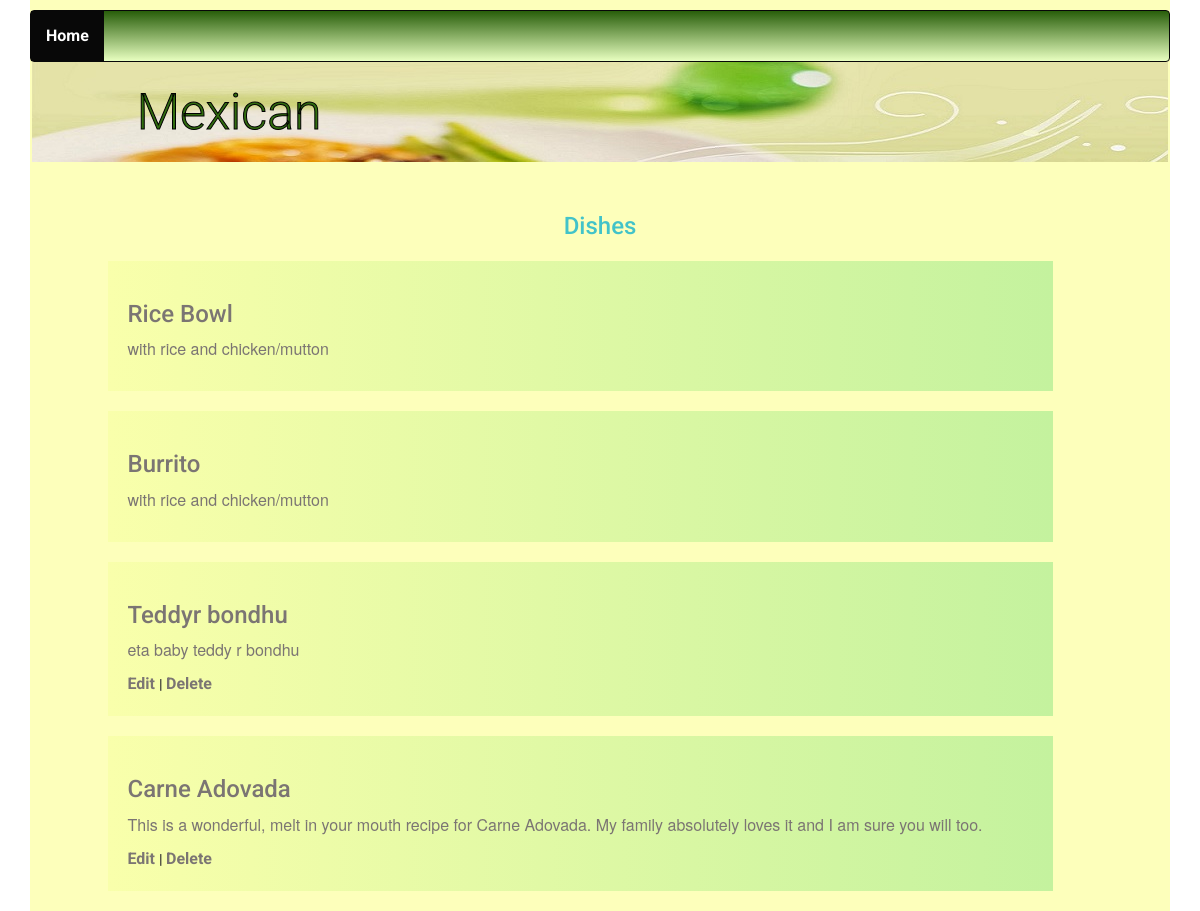
Screenshot of /cuisines/2/dish/ with the database file from the repository.
### database_setup.py (models this page shows, shortened)
class Cuisine(Base):
    __tablename__ = 'cuisine'
    id = Column(Integer, primary_key=True)
    name = Column(String(250), nullable=False)
    user_id = Column(Integer, ForeignKey('user.id'))
    user = relationship(User)

class Dish(Base):
    __tablename__ = 'dish'
    id = Column(Integer, primary_key=True)
    name = Column(String(150), nullable=False)
    description = Column(String(300), nullable=False)
    picurl = Column(String(300), nullable=False)
    recipe = Column(String(2000), nullable=False)
    cuisine_id = Column(Integer,ForeignKey('cuisine.id'))
    cuisine = relationship(Cuisine)
    user_id = Column(Integer, ForeignKey('user.id'))
    user = relationship(User)
    created_on = Column(String(50), nullable=False)
    modified_on = Column(String(50), nullable=False)

### project.py (the view)
@app.route('/cuisines/<int:cuisine_id>/dish/')
def showDishes(cuisine_id):
    cuisine = session.query(Cuisine).filter_by(id=cuisine_id).one()
    dishes = session.query(Dish).filter_by(cuisine_id=cuisine_id).all()
    username = login_session.get('username')
    loginid = login_session.get('email')
    return render_template('cuisinedishes.html', items=dishes,
                           cuisine=cuisine, loggedusername=username,
                           loginid=loginid)

### templates/cuisinedishes.html (shortened to what this page needs)
{% extends "main.html" %}
{% block content %}
{% include "header.html" %}
	<div class="row banner main">
		<div class="col-md-11 col-md-offset-1 padding-none">
			<h1>{{ cuisine.name }}
			</h1>
		</div>
	</div>
<div class="row padding-top">
</div>
	{% if items !=[] %}
		<div class="row">
			<div class="col-md-1"></div>
			<div class="col-md-10">
				<h2>Dishes</h2>
					{% for i in items %}
						<a href = "{{url_for('showDescription', dish_id = i.id, cuisine_id = cuisine.id)}}">
							<div class="menu-item">
								<h3 id="dishname">{{i.name}}</h3>
								<p>{{i.description}}</p>
								{% if i.user_id == loginid %}
									<a href='{{url_for('editDish', dish_id=i.id, cuisine_id = cuisine.id) }}'>Edit
									</a> |
									<a href='{{url_for('deleteDish', dish_id=i.id) }}'>Delete</a>
								{% endif %}
							</div>
						</a>
					{% endfor %}
			</div>
			<div class="col-md-1"></div>
		</div>
	{% endif %}
{% endblock %}

### static/styles1.css (style rules this page uses)
* { font-family: "helvetica neue bold", roboto, helvetica, arial, sans-serif; font-weight: 700; }
h1 { font-family: "helvetica neue light", roboto, helvetica, arial, sans-serif; font-size: 50px; color: white; line-height: 60px; font-weight: 300; }
h2 { font-size: 24px; color: #42c3c9; line-height: 29px; }
html, body { min-height: 100%; }
p { font-family: "helvetica neue", roboto, helvetica, arial, sans-serif; font-size: 16px; color: #7b7573; line-height: 24px; font-weight: 400; }
h2 { text-align: center; }
a { font-size: 16px; color: #7b7573; line-height: 24px; }
.padding-top { padding-top: 30px; }
.padding-none { padding: 0; }
.banner.main { background: url("/static/top-banner.jpg"); background-repeat: no-repeat; margin-left: 2px; margin-right: 2px; }
.banner h1 { margin: 10px 0; padding: 10px; color: #316d0f; -webkit-text-stroke-width: 1px; -webkit-text-stroke-color: black; }
.menu-item { background: linear-gradient(to right, #f9ffab 0%, #c4f29e 100%); padding: 20px; margin: 20px; margin-left: -20px; }

### rows the page displays
Cuisine: name "Mexican"
Dish: name "Rice Bowl", description "with rice and chicken/mutton"
Dish: name "Burrito", description "with rice and chicken/mutton"
Dish: name "Teddyr bondhu", description "eta baby teddy r bondhu"
Dish: name "Carne Adovada", description "This is a wonderful, melt in your mouth recipe for Carne Adovada. My family absolutely loves it and I am sure you will too."
